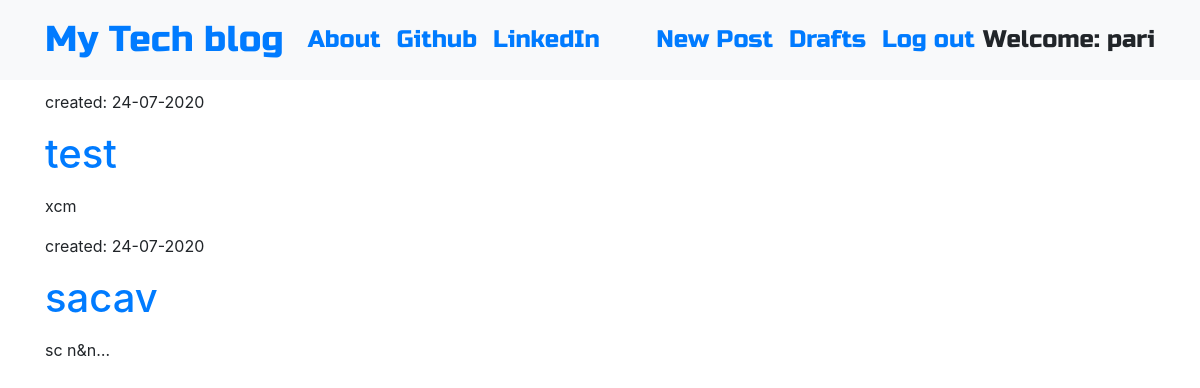
Page /drafts/ (signed in) on the committed database.
### blog/models.py (models this page shows, shortened)
class Post(models.Model):
    author = models.ForeignKey('auth.User',on_delete=models.CASCADE)
    title = models.CharField(max_length=300)
    text = models.TextField()
    created_date = models.DateTimeField(default=timezone.now)
    published_date = models.DateTimeField(blank=True,null=True)

### blog/views.py (the view)
# urls.py: path('drafts/',views.DraftListView.as_view(),name='post_draft_list'),
class DraftListView(LoginRequiredMixin, ListView):
    login_url='/login/'
    template_name = 'blog/post_draft_list.html'
    model = Post
    def get_queryset(self):
        return Post.objects.filter(published_date__isnull=True).order_by('created_date')

### blog/templates/blog/post_draft_list.html
{% extends 'blog/base.html' %}
{% block content %}
  {% for post in post_list %}
    <div class="date">
      <p class="date">created: {{ post.created_date|date:'d-m-Y' }}</p>
      <h1><a href="{% url 'post_detail' pk=post.pk %}">{{post.title}}</a></h1>
      <p>{{post.text|safe|truncatechars:10}}</p>
    </div>
  {% endfor %}
{% endblock %}

### blog/templates/blog/base.html (shortened to what this page needs)
<!DOCTYPE html>
{% load static %}
<html>
  <head>
    <link rel="stylesheet" href="https://stackpath.bootstrapcdn.com/bootstrap/4.5.0/css/bootstrap.min.css"
>
    <link rel="stylesheet" href="https://stackpath.bootstrapcdn.com/font-awesome/4.7.0/css/font-awesome.min.css"
>
    <link rel="stylesheet" href="//cdn.jsdelivr.net/npm/medium-editor@latest/dist/css/medium-editor.min.css" type="text/css" media="screen" charset="utf-8">
    <link rel="stylesheet" href="{% static 'css/blog.css' %}">
  </head>
  <body class='loader'>
    <nav class="navbar navbar-expand-lg bg-light techfont">
      <div class="container">
        <div class="navbar-nav align-items-center">
          <a class="navbar-brand bigbrand" href="{% url 'post_list' %}">My Tech blog</a>
          <a class="nav-item nav-link" href="{% url 'about' %}">About</a>
          <a class="nav-item nav-link" href="https://www.github.com">Github</a>
          <a class="nav-item nav-link" href="https://www.linkedin.com">LinkedIn</a>
        </div>
        <div class="navbar-nav align-items-center ml-auto">
          {% if user.is_authenticated %}
            <a class="nav-item nav-link" href="{% url 'post_new' %}">New Post</a>
            <a class="nav-item nav-link" href="{% url 'post_draft_list' %}">Drafts</a>
            <a class="nav-item nav-link" href="{% url 'logout' %}">Log out</a>
            <a >Welcome: {{ user.username }}</a>
          {% else %}
            <a class="nav-item nav-link" href="{% url 'login' %}" aria-label="Login">
              <span class="fa fa-user" aria-hidden="true"></span></a>
          {% endif %}
        </div>
      </div>
    </nav>
          <div class="content container">
              <div class="row">
                  <div class="col-md-8">
                    <div class="blog_posts">
                      {% block content %}
                      {% endblock %}
                    </div>
                  </div>
              </div>
          </div>
  </body>
</html>

### blog/static/css/blog.css (style rules this page uses)
.techfont { font-family: 'Russo One', sans-serif; font-size: 1.5em; margin-bottom: 10px; }
.bigbrand { font-size: 1.5em; }
.loader { filter:hue-rotate(0deg); color: linear-gradient(45deg,#0f8,#08f); animation:hue 5000ms infinite linear; }

### rows in the picture
Post: created_date "24-07-2020", title "test", text "xcm"
Post: created_date "24-07-2020", title "sacav", text "sc n&n…"

### other values in the picture
{{ user.username }} "pari"
